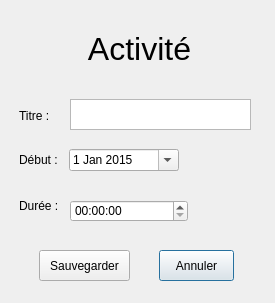
<?xml version="1.0" encoding="UTF-8"?>
<ui version="4.0">
 <class>Fenactivite</class>
 <widget class="QDialog" name="Fenactivite">
  <property name="geometry">
   <rect>
    <x>0</x>
    <y>0</y>
    <width>275</width>
    <height>303</height>
   </rect>
  </property>
  <property name="windowTitle">
   <string>Dialog</string>
  </property>
  <widget class="QTextEdit" name="txtTitre">
   <property name="geometry">
    <rect>
     <x>70</x>
     <y>99</y>
     <width>181</width>
     <height>31</height>
    </rect>
   </property>
  </widget>
  <widget class="QPushButton" name="BtnCancel">
   <property name="geometry">
    <rect>
     <x>159</x>
     <y>250</y>
     <width>75</width>
     <height>31</height>
    </rect>
   </property>
   <property name="text">
    <string>Annuler</string>
   </property>
  </widget>
  <widget class="QLabel" name="label_2">
   <property name="geometry">
    <rect>
     <x>19</x>
     <y>109</y>
     <width>47</width>
     <height>13</height>
    </rect>
   </property>
   <property name="text">
    <string>Titre :</string>
   </property>
  </widget>
  <widget class="QLabel" name="label_4">
   <property name="geometry">
    <rect>
     <x>19</x>
     <y>199</y>
     <width>47</width>
     <height>13</height>
    </rect>
   </property>
   <property name="text">
    <string>Durée :</string>
   </property>
  </widget>
  <widget class="QPushButton" name="btnSave">
   <property name="geometry">
    <rect>
     <x>39</x>
     <y>250</y>
     <width>91</width>
     <height>31</height>
    </rect>
   </property>
   <property name="text">
    <string>Sauvegarder</string>
   </property>
  </widget>
  <widget class="QDateEdit" name="dateEdit">
   <property name="geometry">
    <rect>
     <x>69</x>
     <y>149</y>
     <width>110</width>
     <height>22</height>
    </rect>
   </property>
   <property name="dateTime">
    <datetime>
     <hour>0</hour>
     <minute>0</minute>
     <second>0</second>
     <year>2015</year>
     <month>1</month>
     <day>1</day>
    </datetime>
   </property>
   <property name="minimumDateTime">
    <datetime>
     <hour>0</hour>
     <minute>0</minute>
     <second>0</second>
     <year>2015</year>
     <month>1</month>
     <day>1</day>
    </datetime>
   </property>
   <property name="calendarPopup">
    <bool>true</bool>
   </property>
  </widget>
  <widget class="QLabel" name="label_3">
   <property name="geometry">
    <rect>
     <x>19</x>
     <y>149</y>
     <width>47</width>
     <height>21</height>
    </rect>
   </property>
   <property name="text">
    <string>Début : </string>
   </property>
  </widget>
  <widget class="QLabel" name="label">
   <property name="geometry">
    <rect>
     <x>10</x>
     <y>10</y>
     <width>259</width>
     <height>79</height>
    </rect>
   </property>
   <property name="text">
    <string>&lt;html&gt;&lt;head/&gt;&lt;body&gt;&lt;p align=&quot;center&quot;&gt;&lt;span style=&quot; font-size:24pt;&quot;&gt;Activité&lt;/span&gt;&lt;/p&gt;&lt;/body&gt;&lt;/html&gt;</string>
   </property>
   <property name="textFormat">
    <enum>Qt::RichText</enum>
   </property>
  </widget>
  <widget class="QTimeEdit" name="timeEdit">
   <property name="geometry">
    <rect>
     <x>70</x>
     <y>200</y>
     <width>118</width>
     <height>22</height>
    </rect>
   </property>
  </widget>
 </widget>
 <resources/>
 <connections/>
</ui>
